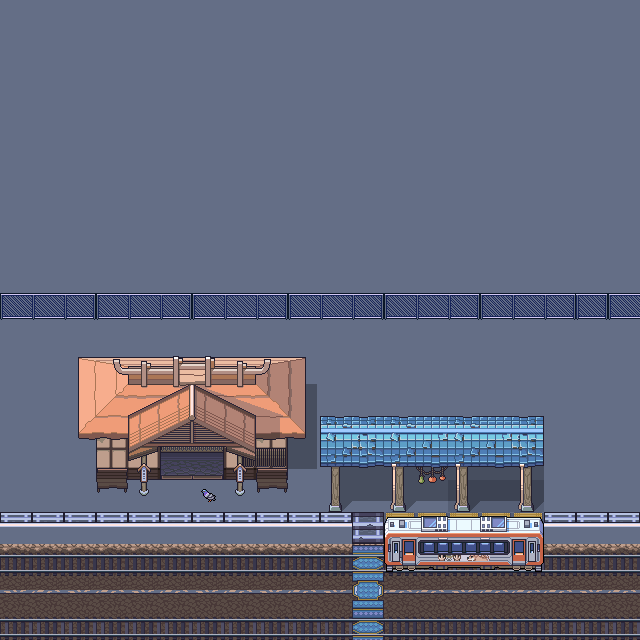

This game map was drawn from its Tiled (.tmx) file and the tilesets committed beside it. A one-line description and the full map source follow:
An orthogonal 20x20 tile map with 32x32 px tiles, 4 tile layers (bottom, middle, collision, top) and 3 objects (PlayerSpawn, ToCity, Pigeon).

<map version="1.10" tiledversion="1.11.2" orientation="orthogonal" renderorder="right-down" width="20" height="20" tilewidth="32" tileheight="32" infinite="0" nextlayerid="7" nextobjectid="4">
 <tileset firstgid="1" source="trainstation.tsx" />
 <layer id="1" name="bottom" width="20" height="20">
  <data encoding="csv">
239,239,239,239,239,239,239,239,239,239,239,239,239,239,239,239,239,239,239,239,
239,239,239,239,239,239,239,239,239,239,239,239,239,239,239,239,239,239,239,239,
239,239,239,239,239,239,239,239,239,239,239,239,239,239,239,239,239,239,239,239,
239,239,239,239,239,239,239,239,239,239,239,239,239,239,239,239,239,239,239,239,
239,239,239,239,239,239,239,239,239,239,239,239,239,239,239,239,239,239,239,239,
239,239,239,239,239,239,239,239,239,239,239,239,239,239,239,239,239,239,239,239,
239,239,239,239,239,239,239,239,239,239,239,239,239,239,239,239,239,239,239,239,
239,239,239,239,239,239,239,239,239,239,239,239,239,239,239,239,239,239,239,239,
239,239,239,239,239,239,239,239,239,239,239,239,239,239,239,239,239,239,239,239,
239,239,239,239,239,239,239,239,239,239,239,239,239,239,239,239,239,239,239,239,
239,239,239,239,239,239,239,239,239,239,239,239,239,239,239,239,239,239,239,239,
239,239,239,239,239,239,239,239,239,239,239,239,239,239,239,239,239,239,239,239,
239,239,239,239,239,239,239,239,239,239,239,239,239,239,239,239,239,239,239,239,
239,239,239,239,239,239,239,239,239,239,239,239,239,239,239,239,239,239,239,239,
239,239,239,239,239,239,239,239,239,239,239,239,239,239,239,239,239,239,239,239,
239,239,239,239,239,239,239,239,239,239,239,239,239,239,322,322,322,239,239,239,
226,226,226,226,226,226,226,226,226,226,0,501,0,0,0,0,0,226,226,226,
547,547,547,547,547,547,547,547,547,547,547,546,545,545,545,545,545,547,547,547,
593,592,593,592,593,592,593,592,593,592,593,591,592,592,593,592,592,592,593,592,
635,635,635,635,635,635,635,635,635,635,635,636,637,637,637,637,637,635,635,635
</data>
 </layer>
 <layer id="2" name="middle" width="20" height="20">
  <data encoding="csv">
0,0,0,0,0,0,0,0,0,0,0,0,0,0,0,0,0,0,0,0,
0,0,0,0,0,0,0,0,0,0,0,0,0,0,0,0,0,0,0,0,
0,0,0,0,0,0,0,0,0,0,0,0,0,0,0,0,0,0,0,0,
0,0,0,0,0,0,0,0,0,0,0,0,0,0,0,0,0,0,0,0,
0,0,0,0,0,0,0,0,0,0,0,0,0,0,0,0,0,0,0,0,
0,0,0,0,0,0,0,0,0,0,0,0,0,0,0,0,0,0,0,0,
0,0,0,0,0,0,0,0,0,0,0,0,0,0,0,0,0,0,0,0,
0,0,0,0,0,0,0,0,0,0,0,0,0,0,0,0,0,0,0,0,
0,0,0,0,0,0,0,0,0,0,0,0,0,0,0,0,0,0,0,0,
0,0,0,0,0,0,0,0,0,0,0,0,0,0,0,0,0,0,0,0,
0,0,0,0,0,0,0,0,0,0,0,0,0,0,0,0,0,0,0,0,
0,0,0,0,0,0,0,0,0,0,0,0,0,0,0,0,0,0,0,0,
0,0,0,0,0,0,0,0,0,0,0,0,0,0,0,0,0,0,0,0,
0,0,0,0,0,0,0,0,0,0,0,0,0,0,0,0,0,0,0,0,
0,0,0,0,0,0,0,0,0,0,0,0,0,0,0,0,0,0,0,0,
0,0,0,0,0,0,169,0,0,0,0,0,0,0,0,0,0,0,0,0,
0,0,0,0,0,0,0,0,0,0,0,0,0,0,0,0,0,0,0,0,
0,0,0,0,0,0,0,0,0,0,0,0,0,0,0,0,0,0,0,0,
0,0,0,0,0,0,0,0,0,0,0,0,0,0,0,0,0,0,0,0,
0,0,0,0,0,0,0,0,0,0,0,0,0,0,0,0,0,0,0,0
</data>
 </layer>
 <layer id="5" name="collision" width="20" height="20">
  <data encoding="csv">
0,0,0,0,0,0,0,0,0,0,0,0,0,0,0,0,0,0,0,0,
0,0,0,0,0,0,0,0,0,0,0,0,0,0,0,0,0,0,0,0,
0,0,0,0,0,0,0,0,0,0,0,0,0,0,0,0,0,0,0,0,
0,0,0,0,0,0,0,0,0,0,0,0,0,0,0,0,0,0,0,0,
0,0,0,0,0,0,0,0,0,0,0,0,0,0,0,0,0,0,0,0,
0,0,0,0,0,0,0,0,0,0,0,0,0,0,0,0,0,0,0,0,
0,0,0,0,0,0,0,0,0,0,0,0,0,0,0,0,0,0,0,0,
0,0,0,0,0,0,0,0,0,0,0,0,0,0,0,0,0,0,0,0,
0,0,0,0,0,0,0,0,0,0,0,0,0,0,0,0,0,0,0,0,
54,55,56,54,55,56,54,55,56,54,55,56,54,55,56,54,55,56,56,54,
0,0,0,0,0,0,0,0,0,0,0,0,0,0,0,0,0,0,0,0,
0,0,0,0,0,0,0,0,0,0,0,0,0,0,0,0,0,0,0,0,
0,0,0,0,0,0,0,0,0,0,0,0,0,0,0,0,0,0,0,0,
0,0,0,0,0,0,0,0,0,0,0,0,0,0,0,0,0,0,0,0,
0,0,0,0,0,0,0,0,0,0,0,0,0,0,0,0,0,0,0,0,
0,0,0,0,0,0,0,0,0,0,0,0,0,0,0,0,0,0,0,0,
226,226,226,226,226,226,226,226,226,226,226,0,366,366,366,366,366,226,226,226,
0,0,0,0,0,0,0,0,0,0,0,0,0,0,0,0,0,0,0,0,
0,0,0,0,0,0,0,0,0,0,0,0,0,0,0,0,0,0,0,0,
0,0,0,0,0,0,0,0,0,0,0,0,0,0,0,0,0,0,0,0
</data>
 </layer>
 <layer id="3" name="top" width="20" height="20">
  <data encoding="csv">
0,0,0,0,0,0,0,0,0,0,0,0,0,0,0,0,0,0,0,0,
0,0,0,0,0,0,0,0,0,0,0,0,0,0,0,0,0,0,0,0,
0,0,0,0,0,0,0,0,0,0,0,0,0,0,0,0,0,0,0,0,
0,0,0,0,0,0,0,0,0,0,0,0,0,0,0,0,0,0,0,0,
0,0,0,0,0,0,0,0,0,0,0,0,0,0,0,0,0,0,0,0,
0,0,0,0,0,0,0,0,0,0,0,0,0,0,0,0,0,0,0,0,
0,0,0,0,0,0,0,0,0,0,0,0,0,0,0,0,0,0,0,0,
0,0,0,0,0,0,0,0,0,0,0,0,0,0,0,0,0,0,0,0,
0,0,0,0,0,0,0,0,0,0,0,0,0,0,0,0,0,0,0,0,
0,0,0,0,0,0,0,0,0,0,0,0,0,0,0,0,0,0,0,0,
0,0,0,0,0,0,0,0,0,0,0,0,0,0,0,0,0,0,0,0,
0,0,25,26,27,28,29,30,31,32,0,0,0,0,0,0,0,0,0,0,
0,0,70,71,72,73,74,75,76,77,0,0,0,0,0,0,0,0,0,0,
0,0,115,116,117,118,119,120,121,122,242,243,244,245,246,247,248,0,0,0,
0,0,160,161,162,163,164,165,166,167,287,288,289,290,291,292,293,0,0,0,
0,0,205,206,207,208,209,210,211,212,332,333,334,335,336,337,338,0,0,0,
0,0,0,0,0,0,0,0,0,0,0,0,459,460,461,462,463,0,0,0,
0,0,0,0,0,0,0,0,0,0,0,0,504,505,506,507,508,0,0,0,
0,0,0,0,0,0,0,0,0,0,0,0,0,0,0,0,0,0,0,0,
0,0,0,0,0,0,0,0,0,0,0,0,0,0,0,0,0,0,0,0
</data>
 </layer>
 <objectgroup id="4" name="Object Layer 1">
  <object id="1" name="PlayerSpawn" x="367.802" y="501.548">
   <point />
  </object>
  <object id="2" name="ToCity" x="366.873" y="628.793">
   <point />
  </object>
  <object id="3" name="Pigeon" x="208.978" y="501.548">
   <properties>
    <property name="Dialog" value="Pigeon: Cross the tracks, genuis." />
   </properties>
   <point />
  </object>
 </objectgroup>
</map>
